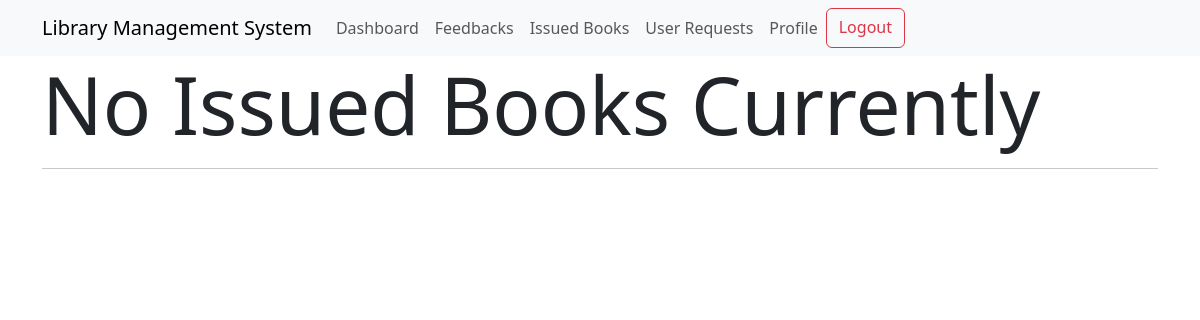
The page /issued_books (signed in) on the database as committed earlier.
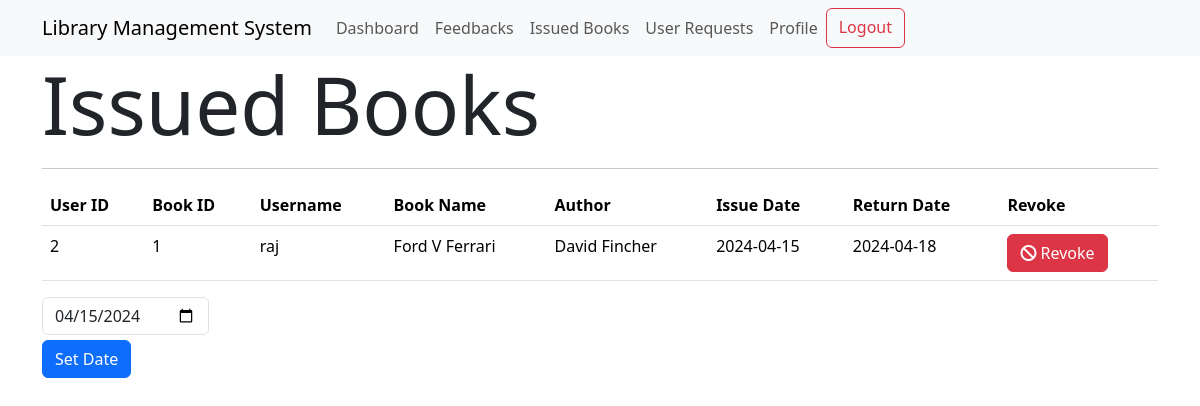
The same page on the database as committed later.
### models.py (models this page shows)
class Issued(db.Model):
    id = db.Column(db.Integer, primary_key=True)
    user_id = db.Column(db.Integer, db.ForeignKey("user.id"), nullable=False)
    book_id = db.Column(db.Integer, db.ForeignKey("books.id"), nullable=False)
    username = db.Column(db.String(32), nullable=False)
    book_name = db.Column(db.String(32), nullable=False)
    author = db.Column(db.String(64), nullable=False)
    date_issued = db.Column(db.Date, nullable=False)
    return_date = db.Column(db.Date, nullable=False)

### routes.py (the view)
@app.route("/issued_books")
@admin_required
def issued_books():
    all_issued = Issued.query.all()
    now = datetime.now().strftime("%Y-%m-%d")
    return render_template("issued.html", all_issued=all_issued, now=now)

### routes.py (called while the page is built)
def admin_required(func):
    @wraps(func)
    def inner(*args, **kwargs):
        if "user_id" not in session:
            return redirect(url_for("login"))
        user = User.query.get(session["user_id"])
        if not user.is_admin:
            flash("You are not authorized to access this page")
            return redirect(url_for("index"))
        return func(*args, **kwargs)
    return inner

### templates/issued.html (shortened to what this page needs)
{% extends "layout.html" %}
{% block content %}
{% if all_issued|length > 0 %}
<h1 class="display-1">Issued Books</h1>
<hr>
<table class="table">
    <thead>
        <tr>
            <th>User ID</th>
            <th>Book ID</th>
            <th>Username</th>
            <th>Book Name</th>
            <th>Author</th>
            <th>Issue Date</th>
            <th>Return Date</th>
            <th>Revoke</th>
        </tr>
    </thead>
    <tbody>
        {% for item in all_issued %}
        <tr>
            <td>{{item.user_id}}</td>
            <td>{{item.book_id}}</td>
            <td>{{item.username}}</td>
            <td>{{item.book_name}}</td>
            <td>{{item.author}}</td>
            <td>{{item.date_issued}}</td>
            <td>{{item.return_date}}</td>
            <td>
                <form action="{{url_for('revoke_book', book_id=item.book_id, user_id=item.user_id)}}" method="POST"
                    style="display: inline;">
                    <button class=" btn btn-danger">
                        <i class="fas fa-ban"></i>
                        Revoke
                    </button>
                </form>
            </td>
        </tr>
        {% endfor %}
    </tbody>
</table>
<form action="{{url_for('set_date')}}" method="POST">
    <input type="date" name="new_date" id="new_date" class="form-control" value="{{now}}" style="width: 15%;">
    <input type="submit" class="btn btn-primary" value="Set Date" style="margin-top: 5px;">
</form>
{% else %}
<h1 class="display-1">No Issued Books Currently</h1>
<hr>
{% endif %}
{% endblock content %}

Rows that differ between the two databases and show on the page:
added Issued: user_id "2", book_id "1", username "raj", book_name "Ford V Ferrari", author "David Fincher", date_issued "2024-04-15", return_date "2024-04-18"
Other text that changed with them:
form field new_date: (not shown) → "04/15/2024"
form field value: (not shown) → "Set Date"
text no longer shown: "No Issued Books Currently"
text now shown: "Issued Books User ID Book ID Username Book Name Author Issue Date Return Date Revoke"
